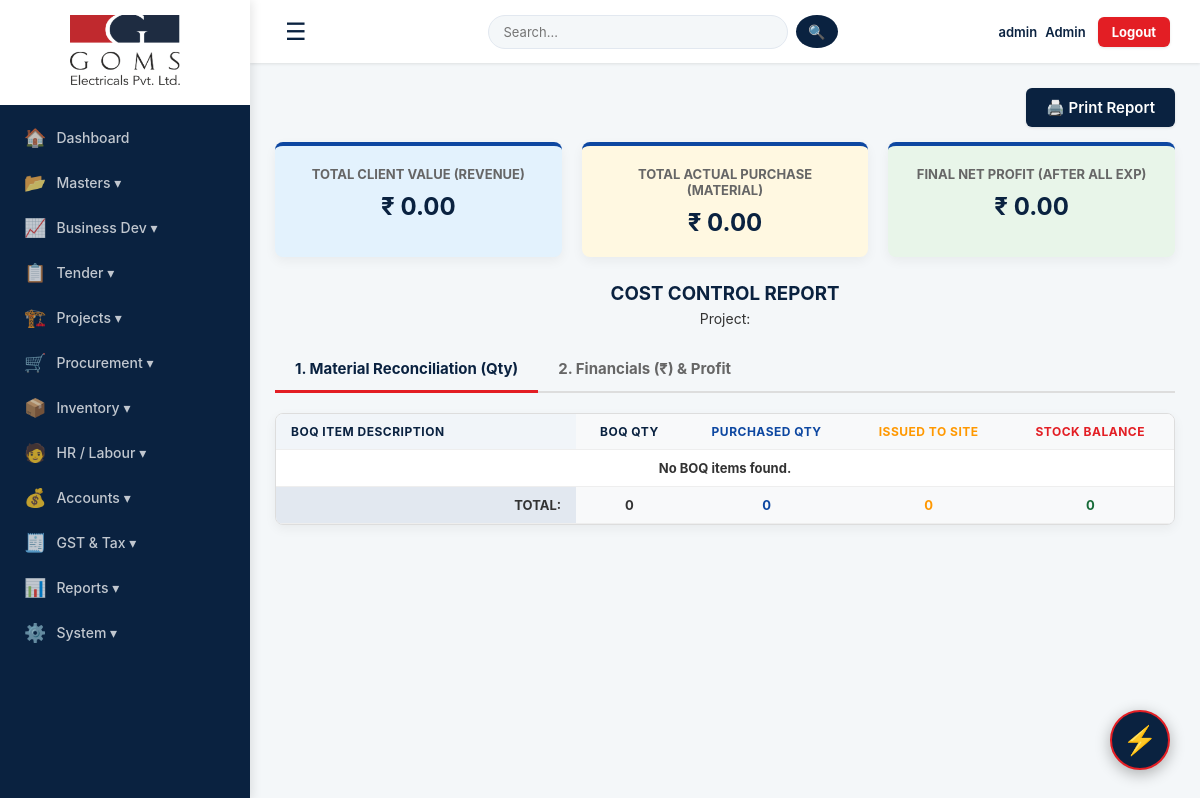
The app's page /cost_control/APEX (signed in), older data.
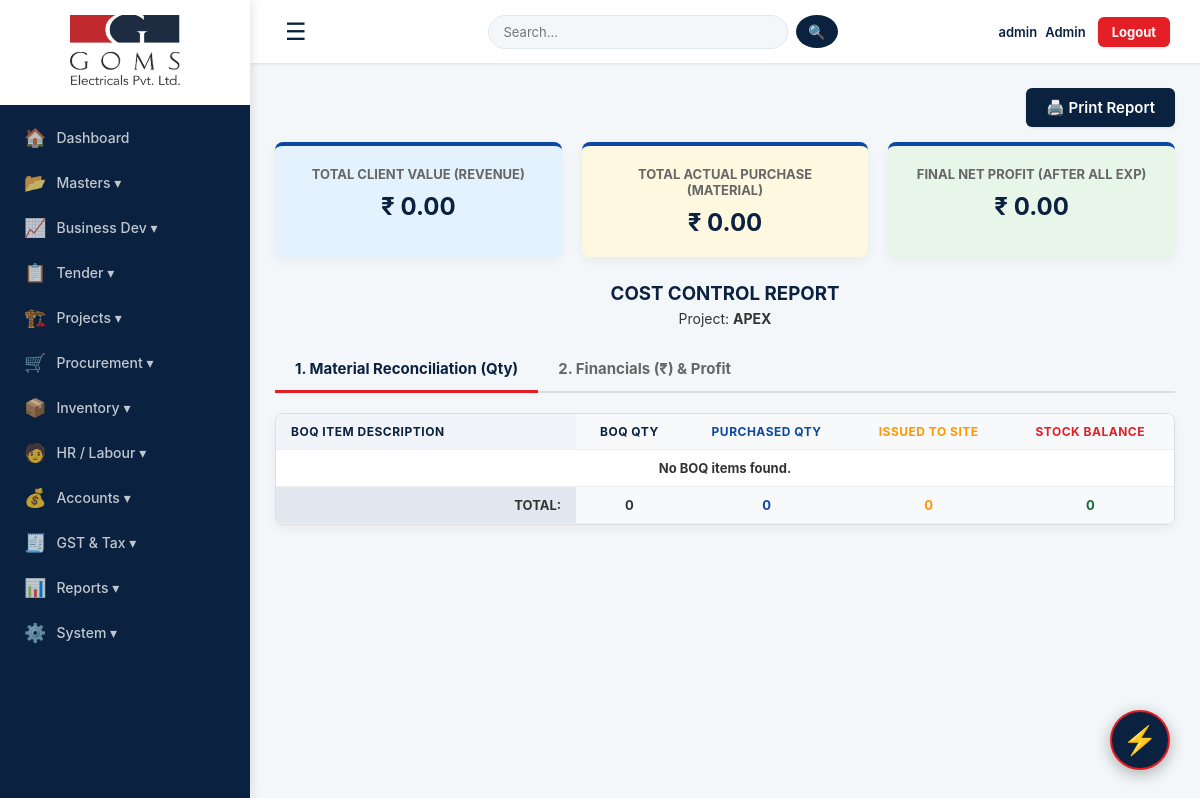
The same page, newer data.
### tables this page shows
CREATE TABLE projects (id INTEGER PRIMARY KEY AUTOINCREMENT, project_name TEXT NOT NULL, client_name TEXT NOT NULL, work_order TEXT, project_value REAL DEFAULT 0, start_date TEXT, status TEXT DEFAULT 'Planning');

### app.py (the view, shortened to what this page needs)
@app.route("/cost_control/<project_name>")
def cost_control(project_name):
    if not session.get("username"): return redirect(url_for("login"))
    conn = get_db()
    project = conn.execute("SELECT * FROM projects WHERE project_name=?", (project_name,)).fetchone()
    boq_items = conn.execute("SELECT * FROM poq WHERE project_name=?", (project_name,)).fetchall()
    total_other_exp = conn.execute("""
        SELECT SUM(amount) FROM accounts
        WHERE project_name=? AND transaction_type = 'Expense'
        AND IFNULL(category, '') NOT IN ('Payment', 'M', 'Credit Note', 'Debit Note')
    """, (project_name,)).fetchone()[0] or 0
    cost_data = []; t_plan=0; t_pur=0; t_fore=0; t_client=0; t_item_profit=0
    final_net_profit = t_item_profit - total_other_exp
    conn.close()
    return render_template("cost_control.html",
                           project=project, cost_data=cost_data,
                           total_plan_cost=t_plan, total_actual_pur=t_pur,
                           total_other_exp=total_other_exp,
                           total_forecast_cost=t_fore, total_client_value=t_client,
                           total_projected_cost=t_pur+t_fore,
                           total_item_profit=t_item_profit,
                           final_net_profit=final_net_profit)

### app.py (called while the page is built, shortened)
@app.context_processor
def inject_permissions():
    role = session.get('role', 'Admin')
    return dict(is_admin_or_gm = role in ['Admin', 'GM'])

@app.after_request
def add_header(response):
    response.headers["Cache-Control"] = "no-cache, no-store, must-revalidate, public, max-age=0"
    response.headers["Pragma"] = "no-cache"
    response.headers["Expires"] = "0"
    return response

def get_db():
    conn = sqlite3.connect(DATABASE, timeout=20)
    conn.row_factory = sqlite3.Row
    return conn

@app.before_request
def restrict_access():
    if not session.get("username"): return
    role = session.get("role", "Admin")
    if role == "Admin": return # Admin-க்கு எல்லா அனுமதியும் உண்டு

### templates/cost_control.html (shortened to what this page needs)
{% extends "base.html" %}
{% block content %}
<div class="no-print" style="text-align: right; margin-bottom: 15px;">
    <button onclick="window.print()" class="btn" style="background: #0a2240; padding: 10px 20px; font-size: 15px;">🖨️ Print Report</button>
</div>
<div class="kpi-grid">
    <div class="kpi-card bg-plan">
        <h4>Total Client Value (Revenue)</h4>
        <h2>₹ {{ total_client_value | inr }}</h2>
    </div>
    <div class="kpi-card bg-actual">
        <h4>Total Actual Purchase (Material)</h4>
        <h2>₹ {{ total_actual_pur | inr }}</h2>
    </div>
    <div class="kpi-card bg-forecast">
        <h4>Final Net Profit (After All Exp)</h4>
        <h2 class="{% if final_net_profit >= 0 %}profit{% else %}loss{% endif %}">₹ {{ final_net_profit | inr }}</h2>
    </div>
</div>
<div class="print-area">
    <div style="text-align: center; margin-bottom: 20px;">
        <h3 style="margin: 0; color: #0a2240;">COST CONTROL REPORT</h3>
        <p style="margin: 5px 0; font-size: 14px;">Project: <strong>{{ project['project_name'] }}</strong></p>
    </div>
    <div class="tabs no-print">
        <button type="button" class="tab-btn active" onclick="openTab('tab1', event)">1. Material Reconciliation (Qty)</button>
        <button type="button" class="tab-btn" onclick="openTab('tab2', event)">2. Financials (₹) & Profit</button>
    </div>
    <div id="tab1" class="tab-content active">
        <div class="table-container">
            <div class="table-responsive">
                <table>
                    <thead>
                        <tr>
                            <th>BOQ Item Description</th>
                            <th class="bg-qty">BOQ Qty</th>
                            <th class="bg-qty" style="color: #0d47a1;">Purchased Qty</th>
                            <th class="bg-qty" style="color: #ff9800;">Issued to Site</th>
                            <th class="bg-qty" style="color: #e31e24;">Stock Balance</th>
                        </tr>
                    </thead>
                    <tbody>
                        {% for row in cost_data %}
                        <tr>
                            <td>{{ row.description }}</td>
                            <td class="bg-qty">{{ row.qty }}</td>
                            <td class="bg-qty" style="color: #0d47a1; font-weight: bold;">{{ row.pur_qty }}</td>
                            <td class="bg-qty" style="color: #ff9800; font-weight: bold;">{{ row.issued_qty }}</td>
                            <td class="bg-qty" style="color: {% if row.stock_qty < 0 %}#e31e24{% else %}#176b38{% endif %}; font-weight: bold;">
                                {{ row.stock_qty }}
                            </td>
                        </tr>
                        {% else %}
                        <tr><td colspan="5" style="text-align: center;">No BOQ items found.</td></tr>
                        {% endfor %}
                    </tbody>
                    <tfoot style="background: #e2e8f0; font-weight: bold; font-size: 13px;">
                        <tr>
                            <td style="text-align: right;">TOTAL:</td>
                            <td class="bg-qty">{{ cost_data | sum(attribute='qty') | round(2) }}</td>
                            <td class="bg-qty" style="color: #0d47a1;">{{ cost_data | sum(attribute='pur_qty') | round(2) }}</td>
                            <td class="bg-qty" style="color: #ff9800;">{{ cost_data | sum(attribute='issued_qty') | round(2) }}</td>
                            <td class="bg-qty" style="color: #176b38;">{{ cost_data | sum(attribute='stock_qty') | round(2) }}</td>
                        </tr>
                    </tfoot>
                </table>
            </div>
        </div>
    </div>
</div>
{% endblock %}

Row changes from the older to the newer data that the page shows:
added projects: project_name "APEX"
